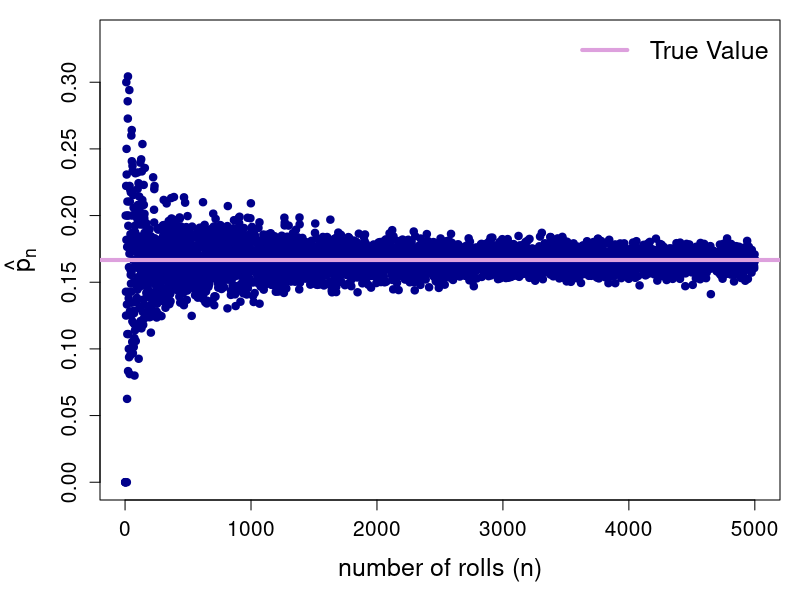

Reproduce this figure in R.
## ---- chunk 1
# Draw one value from 1 through 6
# This simulates rolling a fair six-sided die once
# 1:6 → possible outcomes (the faces of the die)
# size = 1 → number of rolls
# replace = TRUE → allows the same number to appear again in future rolls

sample(1:6, size = 1, replace = TRUE)

# True probability of rolling a 1 with a fair die
p <- 1/6

# Set seed once for reproducibility
set.seed(123)

# Create an empty list to store simulation results
z <- list()

# Repeat the experiment for n = 1 to 5000 rolls
for(i in 1:5000){
  
  # Simulate i die rolls and store results in a data frame
  # number of rolls (n)
  # rolls = outcomes from rolling a fair die i times
  z[[length(z)+1]] <- data.frame(
    n = i,
    rolls = sample(1:6, i, replace = TRUE)
  )
  
}

# Combine all stored data frames into one large data frame
z <- as.data.frame(do.call(rbind, z))

# Create indicator variable:
# 1 if roll equals 1, 0 otherwise
z$one <- ifelse(z$rolls == 1, 1, 0)

# View first few rows
head(z)

# For each value of n, compute the proportion of 1s
# This gives us the sample proportion p-hat_n
y <- aggregate(one ~ n, data = z, mean)

# View first few results
head(y)

# Plot sample proportion against number of rolls
par(mar = c(5, 5, 1, 1))
plot(y$n, y$one,
     xlab = "number of rolls (n)", 
     ylab = expression(hat(p)[n]),
     cex.lab = 1.5, 
     cex.axis = 1.25, 
     ylim = c(0, 2*p), 
     col = "darkblue", 
     pch = 19)
abline(h = p, lwd = 4, col = "plum")
legend("topright", 
       legend = c("True Value"),
       lwd = 4, col = "plum", 
       bty = "n", cex = 1.5)

## ---- chunk 2

set.seed(123)
z <- list()
for(i in 1:10000){
  z[[i]] <- sample(1:6, size = 1, replace = TRUE)
}

z <- unlist(z)
A <- ifelse(z == 1 | z == 2, 1, 0)
B <- ifelse(z == 4 | z == 6, 1, 0)

mean(A) + mean(B)

